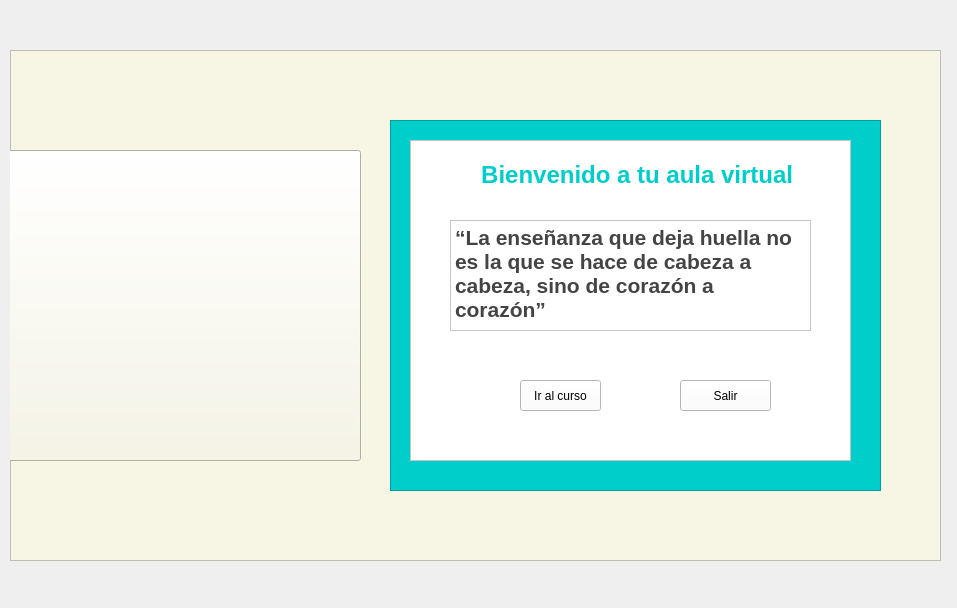
<?xml version="1.0" encoding="UTF-8"?>
<ui version="4.0">
 <class>Form</class>
 <widget class="QWidget" name="Form">
  <property name="geometry">
   <rect>
    <x>0</x>
    <y>0</y>
    <width>957</width>
    <height>608</height>
   </rect>
  </property>
  <property name="windowTitle">
   <string>Form</string>
  </property>
  <property name="styleSheet">
   <string notr="true"/>
  </property>
  <widget class="QFrame" name="frame">
   <property name="geometry">
    <rect>
     <x>10</x>
     <y>50</y>
     <width>931</width>
     <height>511</height>
    </rect>
   </property>
   <property name="styleSheet">
    <string notr="true">background-color: rgb(247, 245, 228);</string>
   </property>
   <property name="frameShape">
    <enum>QFrame::StyledPanel</enum>
   </property>
   <property name="frameShadow">
    <enum>QFrame::Raised</enum>
   </property>
   <widget class="QFrame" name="frame_2">
    <property name="geometry">
     <rect>
      <x>380</x>
      <y>70</y>
      <width>491</width>
      <height>371</height>
     </rect>
    </property>
    <property name="styleSheet">
     <string notr="true">background-color: rgb(0, 206, 202);</string>
    </property>
    <property name="frameShape">
     <enum>QFrame::StyledPanel</enum>
    </property>
    <property name="frameShadow">
     <enum>QFrame::Raised</enum>
    </property>
    <widget class="QFrame" name="frame_3">
     <property name="geometry">
      <rect>
       <x>20</x>
       <y>20</y>
       <width>441</width>
       <height>321</height>
      </rect>
     </property>
     <property name="styleSheet">
      <string notr="true">background-color: rgb(255, 255, 255);</string>
     </property>
     <property name="frameShape">
      <enum>QFrame::StyledPanel</enum>
     </property>
     <property name="frameShadow">
      <enum>QFrame::Raised</enum>
     </property>
     <widget class="QLabel" name="etiquetaAlumno">
      <property name="geometry">
       <rect>
        <x>70</x>
        <y>20</y>
        <width>321</width>
        <height>31</height>
       </rect>
      </property>
      <property name="text">
       <string>&lt;html&gt;&lt;head/&gt;&lt;body&gt;&lt;p align=&quot;center&quot;&gt;&lt;span style=&quot; font-size:18pt; font-weight:700; color:#00ceca;&quot;&gt;Bienvenido a tu aula virtual &lt;/span&gt;&lt;/p&gt;&lt;/body&gt;&lt;/html&gt;</string>
      </property>
     </widget>
     <widget class="QTextBrowser" name="textBrowser">
      <property name="geometry">
       <rect>
        <x>40</x>
        <y>80</y>
        <width>361</width>
        <height>111</height>
       </rect>
      </property>
      <property name="cursor" stdset="0">
       <cursorShape>OpenHandCursor</cursorShape>
      </property>
      <property name="styleSheet">
       <string notr="true">font: 36pt &quot;Segoe UI&quot;;
font: 700 20pt &quot;Segoe UI&quot;;</string>
      </property>
      <property name="html">
       <string>&lt;!DOCTYPE HTML PUBLIC &quot;-//W3C//DTD HTML 4.0//EN&quot; &quot;http://www.w3.org/TR/REC-html40/strict.dtd&quot;&gt;
&lt;html&gt;&lt;head&gt;&lt;meta name=&quot;qrichtext&quot; content=&quot;1&quot; /&gt;&lt;meta charset=&quot;utf-8&quot; /&gt;&lt;style type=&quot;text/css&quot;&gt;
p, li { white-space: pre-wrap; }
hr { height: 1px; border-width: 0; }
li.unchecked::marker { content: &quot;\2610&quot;; }
li.checked::marker { content: &quot;\2612&quot;; }
&lt;/style&gt;&lt;/head&gt;&lt;body style=&quot; font-family:'Segoe UI'; font-size:20pt; font-weight:700; font-style:normal;&quot;&gt;
&lt;p style=&quot; margin-top:0px; margin-bottom:0px; margin-left:0px; margin-right:0px; -qt-block-indent:0; text-indent:0px;&quot;&gt;&lt;span style=&quot; font-family:'Roboto'; font-size:16pt; color:#444444; background-color:#ffffff;&quot;&gt;“La enseñanza que deja huella no es la que se hace de cabeza a cabeza, sino de corazón a corazón”&lt;/span&gt;&lt;/p&gt;&lt;/body&gt;&lt;/html&gt;</string>
      </property>
     </widget>
     <widget class="QPushButton" name="pushButton">
      <property name="geometry">
       <rect>
        <x>110</x>
        <y>240</y>
        <width>81</width>
        <height>31</height>
       </rect>
      </property>
      <property name="styleSheet">
       <string notr="true">font: 700 12pt &quot;Segoe UI&quot;;</string>
      </property>
      <property name="text">
       <string>Ir al curso</string>
      </property>
     </widget>
     <widget class="QPushButton" name="pushButton_2">
      <property name="geometry">
       <rect>
        <x>270</x>
        <y>240</y>
        <width>91</width>
        <height>31</height>
       </rect>
      </property>
      <property name="styleSheet">
       <string notr="true">font: 700 12pt &quot;Segoe UI&quot;;</string>
      </property>
      <property name="text">
       <string>Salir</string>
      </property>
     </widget>
    </widget>
   </widget>
   <widget class="QPushButton" name="pushButton_3">
    <property name="geometry">
     <rect>
      <x>-10</x>
      <y>100</y>
      <width>361</width>
      <height>311</height>
     </rect>
    </property>
    <property name="text">
     <string/>
    </property>
    <property name="icon">
     <iconset>
      <normaloff>img/Logo.png</normaloff>img/Logo.png</iconset>
    </property>
    <property name="iconSize">
     <size>
      <width>300</width>
      <height>500</height>
     </size>
    </property>
   </widget>
  </widget>
 </widget>
 <resources>
  <include location="img/imagen.qrc"/>
 </resources>
 <connections/>
</ui>
